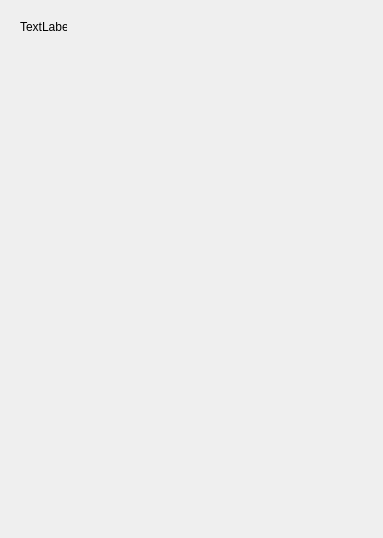
<?xml version="1.0" encoding="UTF-8"?>
<ui version="4.0">
 <class>Form</class>
 <widget class="QWidget" name="Form">
  <property name="geometry">
   <rect>
    <x>0</x>
    <y>0</y>
    <width>383</width>
    <height>538</height>
   </rect>
  </property>
  <property name="windowTitle">
   <string>Form</string>
  </property>
  <widget class="QLabel" name="label">
   <property name="geometry">
    <rect>
     <x>20</x>
     <y>20</y>
     <width>47</width>
     <height>13</height>
    </rect>
   </property>
   <property name="text">
    <string>TextLabel</string>
   </property>
  </widget>
 </widget>
 <resources/>
 <connections/>
</ui>
